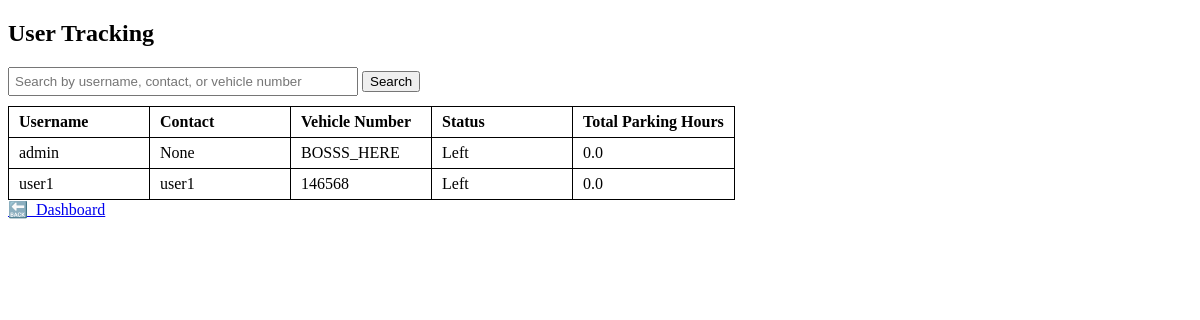
/users (signed in), run on an earlier commit of the app's database.
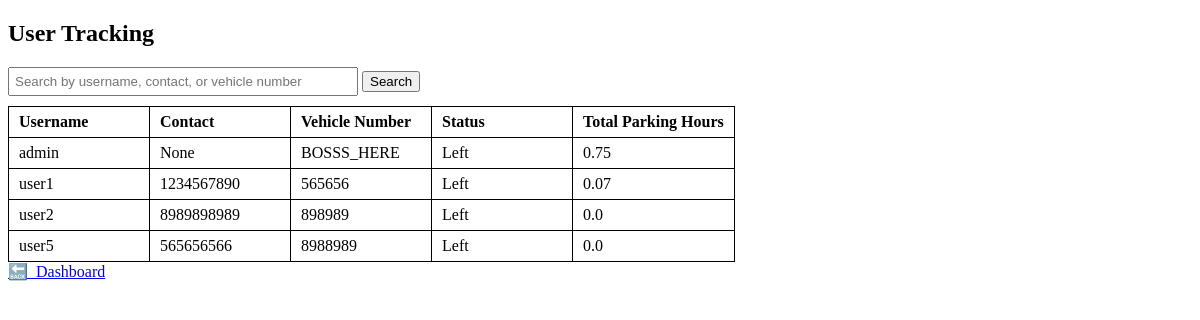
And on a later commit of the database.
### app.py (models this page shows)
class User(db.Model):
    __tablename__ = 'user'
    id = db.Column(db.Integer, primary_key=True, autoincrement=True)
    username = db.Column(db.String(100), unique=True, nullable=False)
    password = db.Column(db.String(100), nullable=False)
    contact = db.Column(db.String(20), nullable=True)
    is_admin = db.Column(db.Boolean, default=False)
    vehicle_number = db.Column(db.String(30), unique=True, nullable=False)

### app.py (the view)
@app.route('/users', methods=['GET'])
def admin_users():
    if not session.get('is_admin'):
        flash("Access Denied", "danger")
        return redirect(url_for('login'))
    search_query = request.args.get('search', '').strip()
    query = User.query
    if search_query:
        search_pattern = f"%{search_query}%"
        query = query.filter(or_(User.username.ilike(search_pattern), User.contact.ilike(search_pattern),User.vehicle_number.ilike(search_pattern),))
    users = query.all()
    user_list = []
    for user in users:
        active_reservation = Reservation.query.filter_by(user_id=user.id, status='active').first()
        status = "Occupied" if active_reservation else "Left"
        completed_reservations = Reservation.query.filter_by(user_id=user.id, status='completed').all()
        total_seconds = 0
        for res in completed_reservations:
            if res.end_time and res.start_time:
                total_seconds += (res.end_time - res.start_time).total_seconds()
        total_hours = round(total_seconds / 3600, 2)
        user_list.append({
            'username': user.username,
            'contact': user.contact,
            'vehicle_number': user.vehicle_number,
            'status': status,
            'total_hours': total_hours
        })
    return render_template('admin_users.html', users=user_list, search=search_query)

### templates/admin_users.html (shortened to what this page needs)
<!DOCTYPE html>
<html>
<head>
</head>
<body>
    <h2>User Tracking</h2>
    <form method="get" action="{{ url_for('admin_users') }}">
        <input type="search" name="search" placeholder="Search by username, contact, or vehicle number" value="{{ search }}">
        <button type="submit">Search</button>
    </form>
    <table>
        <thead>
            <tr>
                <th>Username</th>
                <th>Contact</th>
                <th>Vehicle Number</th>
                <th>Status</th>
                <th>Total Parking Hours</th>
            </tr>
        </thead>
        <tbody>
            {% for user in users %}
            <tr>
                <td>{{ user.username }}</td>
                <td>{{ user.contact }}</td>
                <td>{{ user.vehicle_number }}</td>
                <td>{{ user.status }}</td>
                <td>{{ user.total_hours }}</td>
            </tr>
            {% else %}
            <tr>
                <td colspan="5">No users found.</td>
            </tr>
            {% endfor %}
        </tbody>
    </table>
    <a href="{{ url_for('dashboard') }}">🔙  Dashboard</a>
</body>
</html>

What changed in the data, as far as the page shows it:
computed for User "admin": total_hours "0.0" → "0.75"
changed User "user1": contact "user1" → "1234567890"; vehicle_number "146568" → "565656"; total_hours "0.0" → "0.07"
added User: username "user2", contact "8989898989", vehicle_number "898989", status "Left", total_hours "0.0"
added User: username "user5", contact "565656566", vehicle_number "8988989", status "Left", total_hours "0.0"
